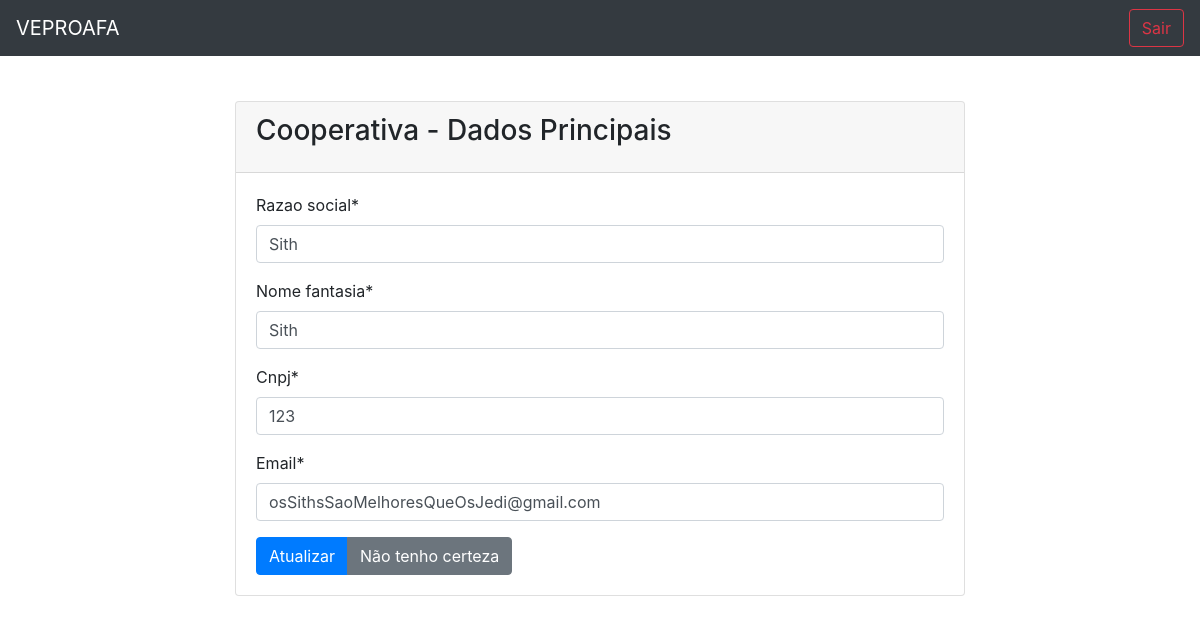
/veproafa/cooperativa/update/4, run on the app's committed database.
### app_base/models.py (models this page shows, shortened)
class Cooperativa(models.Model):
    usuario = models.OneToOneField(settings.AUTH_USER_MODEL,on_delete=models.PROTECT,blank=True,null=True)
    razao_social=models.CharField(max_length=100)
    nome_fantasia=models.CharField(max_length=100)
    cnpj=models.CharField(max_length=20)
    email= models.EmailField()
    aprovado=models.NullBooleanField()
    endereco = models.OneToOneField(Endereco, null=False, blank=False, on_delete=models.CASCADE)
    assinaturas= models.ManyToManyField(Assinatura, blank=True)

### app_base/views.py (the view)
# urls.py: path('cooperativa/update/<int:id>', views.cooperativa_update,name='cooperativa_update'),
def cooperativa_update(request,id):
    cooperativa = get_object_or_404(Cooperativa, pk=id)
    form = forms.ModFormCooperativa(request.POST or None, instance=cooperativa)
    if form.is_valid():
        form.save()
        return redirect('cooperativa_view')
    return render(request, 'cooperativa/form.html', {'form': form})

### app_base/forms.py
class ModFormCooperativa(ModelForm):
    class Meta:
        model=Cooperativa
        fields=['razao_social','nome_fantasia','cnpj','email']

### app_base/templatetags/auth_extras.py (called while the page is built)
@register.filter(name='has_group')
def has_group(user, group_name):
    group = Group.objects.get(name=group_name)
    return True if group in user.groups.all() else False

### templates/cooperativa/form.html (shortened to what this page needs)
{% extends 'base.html' %}
{% load crispy_forms_tags %}
{% block conteudo %}
<div class="row justify-content-center">
    <div class="col-8">
        <div class="card ">
            <div class="card-header">
                <h3 class="card-title">Cooperativa - Dados Principais</h3>
            </div>
            <div class="card-body">
                <form method="post">
                    {{form|crispy}}
                    <div class="btn-group" role="group" aria-label="Basic example">
                        <button type="submit" class="btn btn-primary">Atualizar</button>
                        <a href="{% url 'cooperativa_view'%}" class="btn btn-secondary">Não tenho certeza</a>
                    </div>
                </form>
            </div>
        </div>
    </div>
</div>
{% endblock %}

### data on the page
Cooperativa: razao_social "Sith", nome_fantasia "Sith", cnpj "123", email "osSithsSaoMelhoresQueOsJedi@gmail.com"
